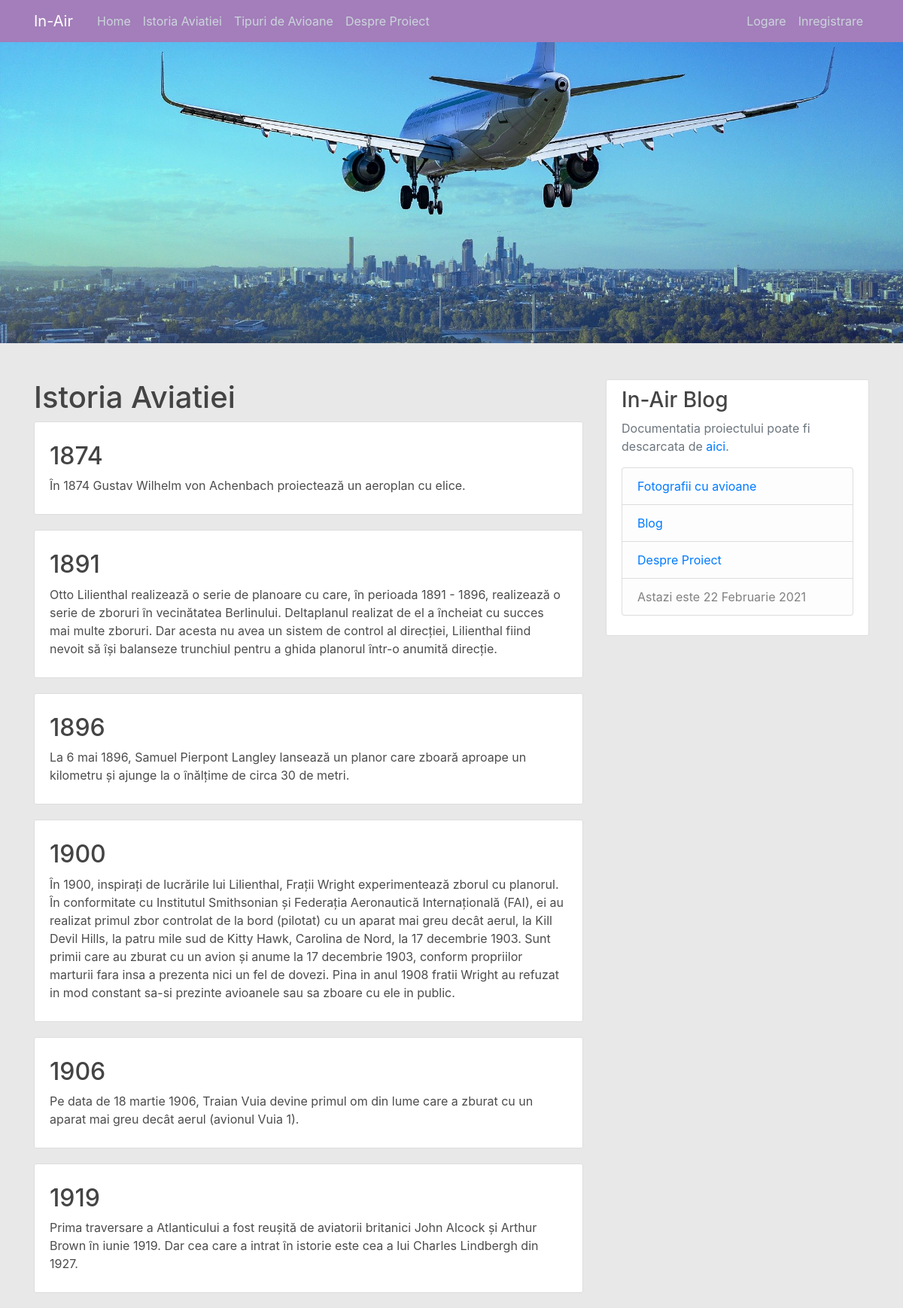
The page /history/ on the database its author committed.
### blog/models.py (models this page shows, shortened)
class Event(models.Model):
    year = models.CharField(max_length=4)
    content = models.TextField()
    featured_photo = models.ImageField(default='default.jpg', upload_to='featured_images')

### blog/views.py (the view)
# urls.py: path('history/', HistoryListView.as_view(), name='blog-history'),
class HistoryListView(ListView):
    model = Event
    template_name = 'blog/history.html'
    context_object_name = 'events'
    ordering = ['year']

### blog/templates/blog/history.html
{% extends "blog/base.html" %}
{% block content %}
    <h1>Istoria Aviatiei</h1>
    {% for event in events %}
        <div class="content-section">
            <h2 class="mt-3">{{ event.year }}</h2>
            <p>
               {{ event.content }}
            </p>
    </div>
    {% endfor %}
{% endblock content %}

### blog/static/blog/main.css (style rules this page uses)
html { min-height: 100%; }
body { background: #e8e8e8; background: #e8e8e8; background-size: cover; background-position: center; background-repeat: no-repeat; color: #4c4c4c; margin-top: 3.5rem; }
h1, h2, h3, h4, h5, h6 { color: #444444; }
.content-section { background: #ffffff; padding: 10px 20px; border: 1px solid #dddddd; border-radius: 3px; margin-bottom: 20px; }

### rows shown on the page
Event: year "1874", content "În 1874 Gustav Wilhelm von Achenbach proiectează un aeroplan cu elice."
Event: year "1891", content "Otto Lilienthal realizează o serie de planoare cu care, în perioada 1891 - 1896, realizează o serie de zboruri în vecinătatea Berlinului. Deltaplanul realizat de el a încheiat cu succes mai multe zboruri. Dar acesta nu avea un sistem de control al direcției, Lilienthal fiind nevoit să își balanseze trunchiul pentru a ghida planorul într-o anumită direcție."
Event: year "1896", content "La 6 mai 1896, Samuel Pierpont Langley lansează un planor care zboară aproape un kilometru și ajunge la o înălțime de circa 30 de metri."
Event: year "1900", content "În 1900, inspirați de lucrările lui Lilienthal, Frații Wright experimentează zborul cu planorul. În conformitate cu Institutul Smithsonian și Federația Aeronautică Internațională (FAI), ei au realizat primul zbor controlat de la bord (pilotat) cu un aparat mai greu decât aerul, la Kill Devil Hills, la patru mile sud de Kitty Hawk, Carolina de Nord, la 17 decembrie 1903. Sunt primii care au zburat cu un avion și anume la 17 decembrie 1903, conform propriilor marturii fara insa a prezenta nici un fel de dovezi. Pina in anul 1908 fratii Wright au refuzat in mod constant sa-si prezinte avioanele sau sa zboare cu ele in public."
Event: year "1906", content "Pe data de 18 martie 1906, Traian Vuia devine primul om din lume care a zburat cu un aparat mai greu decât aerul (avionul Vuia 1)."
Event: year "1919", content "Prima traversare a Atlanticului a fost reușită de aviatorii britanici John Alcock și Arthur Brown în iunie 1919. Dar cea care a intrat în istorie este cea a lui Charles Lindbergh din 1927."
